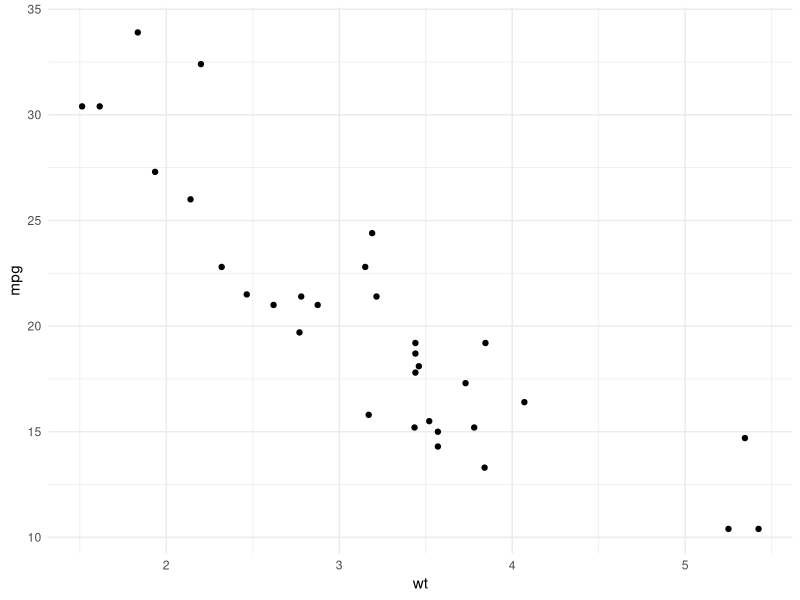
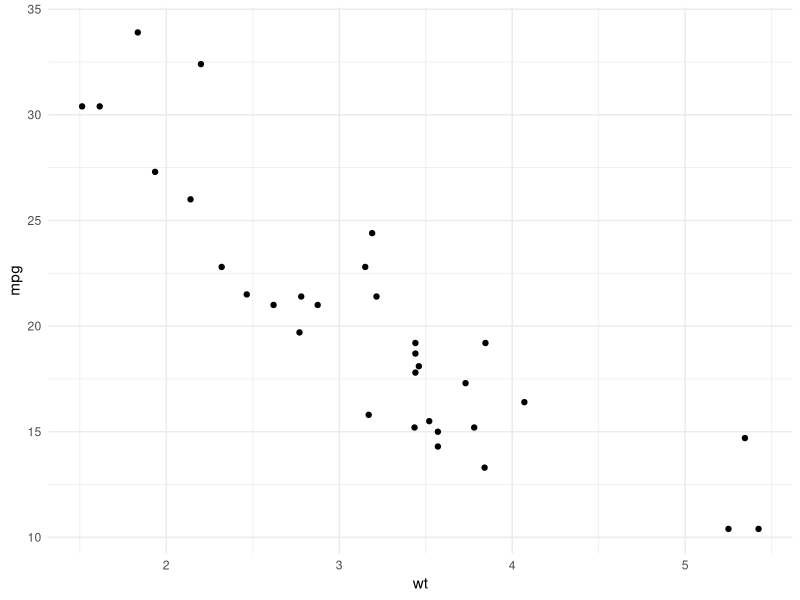

Write R code to recreate these figures, in order.
## ---- chunk 1
#| eval: true
#| echo: false
#| message: false
#| warning: false

suppressPackageStartupMessages(library(here))
suppressPackageStartupMessages(library(ggplot2))
## ---- chunk 2
#| eval: true
#| echo: true

library(ggplot2)
## ---- chunk 3
#| eval: true
#| echo: true

MAX_SCORE <- 10
## ---- chunk 4
#| eval: true
#| echo: true

filtered_seq <- seq(1:MAX_SCORE)
## ---- chunk 5
#| eval: true
#| echo: true

filtered_seq <- seq(1:10)
## ---- chunk 6
#| eval: true
#| echo: true

my_data <- read.csv(here("data", "raw", "my_data.csv"))
## ---- chunk 7
#| eval: true
#| echo: true

# Setting a seed
set.seed(123)

# Sampling
sample(1:10, 5)
## ---- chunk 8
#| eval: true
#| echo: true

#' Convert Celsius to Fahrenheit
#' 
#' The function converts a temperature value from Celsius to Fahrenheit.
#' @param celsius A numeric value representing degrees Celsius.
#' @return A numeric value representing degrees Fahrenheit.
# Define the conversion function
convert_celsius_to_fahrenheit <- function(celsius) {
  # Calculate fahrenheit using the standard formula
  fahrenheit <- (celsius * 9/5) + 32
  
  # Return the final result
  return(fahrenheit)
}

# Apply the function to different values
convert_celsius_to_fahrenheit(0)   # Freezing point
convert_celsius_to_fahrenheit(20)  # Room temperature
convert_celsius_to_fahrenheit(37)  # Body temperature
## ---- chunk 9
#| eval: true
#| echo: true

# Create a simple plot
plot <- ggplot(mtcars, aes(x = wt, y = mpg)) +
  geom_point() +
  theme_minimal()

# Show plot
plot
## ---- chunk 10
#| eval: true
#| echo: false

# Save the plot
ggsave(here("outputs", "figs", "mtcars_plot.png"), plot = plot, width = 6, height = 4)
## ---- chunk 11
#| eval: true
#| echo: true

sessionInfo()
